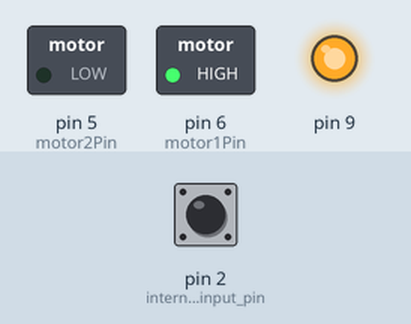
Recording of a sketch running on a simulated Arduino Uno, built with avr-gcc and run on an emulated ATmega328P. On the bench: switched loads named in the sketch (green lamp = pin HIGH), output pins drawn as LEDs (lit = HIGH). Inputs (shaded band) come from the test bench; at power-on: pin 2 (internal_pullup_input_pin) HIGH. What the sketch prints to the serial monitor is not drawn.

Above: at 0.1 s.
Timing chart, 0 to 1.6 s (numbered marks = the images above):
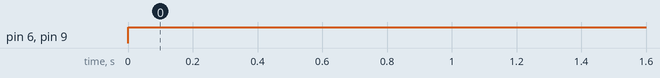

The sketch:

pid_controller.ino
```cpp
#define enc_rev 400


volatile long int counter = 0;


    int t1 = 0;
    int t2 = 0;
    int diff = 0;
    int interval = 10;
    int i = 255;
    int sp ;
    float kp = 0.4;
    float rpm_right = 0;
const int motor1Pin = 6;
const int motor2Pin = 5;
const float rpm_to_radians = 0.10471975512;
void setup() {
  Serial.begin (9600);

  pinMode(2, INPUT_PULLUP); // internal pullup input pin 2

  pinMode(4, INPUT_PULLUP);
  pinMode(motor1Pin, OUTPUT);
  pinMode(motor2Pin, OUTPUT);// internalเป็น pullup input pin 3
  pinMode(9,OUTPUT);
//Setting up interrupt
  //A rising pulse from encodenren activated ai0(). AttachInterrupt 0 is DigitalPin nr 2 on moust Arduino.
  attachInterrupt(digitalPinToInterrupt(2), ai0, RISING);

  //B rising pulse from encodenren activated ai1(). AttachInterrupt 1 is DigitalPin nr 3 on moust Arduino.
 // attachInterrupt(1, ai1, RISING);
  }

  void loop() {
    sp = 100;
  // Send the value of counter
  if (sp>0){
          digitalWrite(motor1Pin, HIGH);
           digitalWrite(motor2Pin, LOW);
           }
     else {
   	  digitalWrite(motor1Pin, LOW);
       digitalWrite(motor2Pin, HIGH);
       }

    t1=millis();
    analogWrite(9,i);
  if((t1 - t2)>10)
  {
    t2 = t1;

    rpm_right = (float)(counter*60/enc_rev);
     Serial.println(fabs(rpm_right));
     counter = 0;

  }
    if (Serial.available() == 0){

  String val = Serial.readString();
     sp = val.toInt();
  }
     diff=kp*(100-fabs(rpm_right));
             if (fabs(rpm_right)==100)
             {
               i=i;
             }
             else {
               i=i+diff;
             }

}

  // ai0 is activated if DigitalPin nr 2 is going from LOW to HIGH
  // Check pin 3 to determine the direction
void ai0() {
  // ai0 is activated if DigitalPin nr 2 is going from LOW to HIGH
  // Check pin 3 to determine the direction
  if(digitalRead(3)==LOW) {
  counter++;
  }else{
  counter--;
  }
  }
```

Measured:
- by itself, pin 6 (motor1Pin), pin 9: LOW → HIGH at 0.00 s
